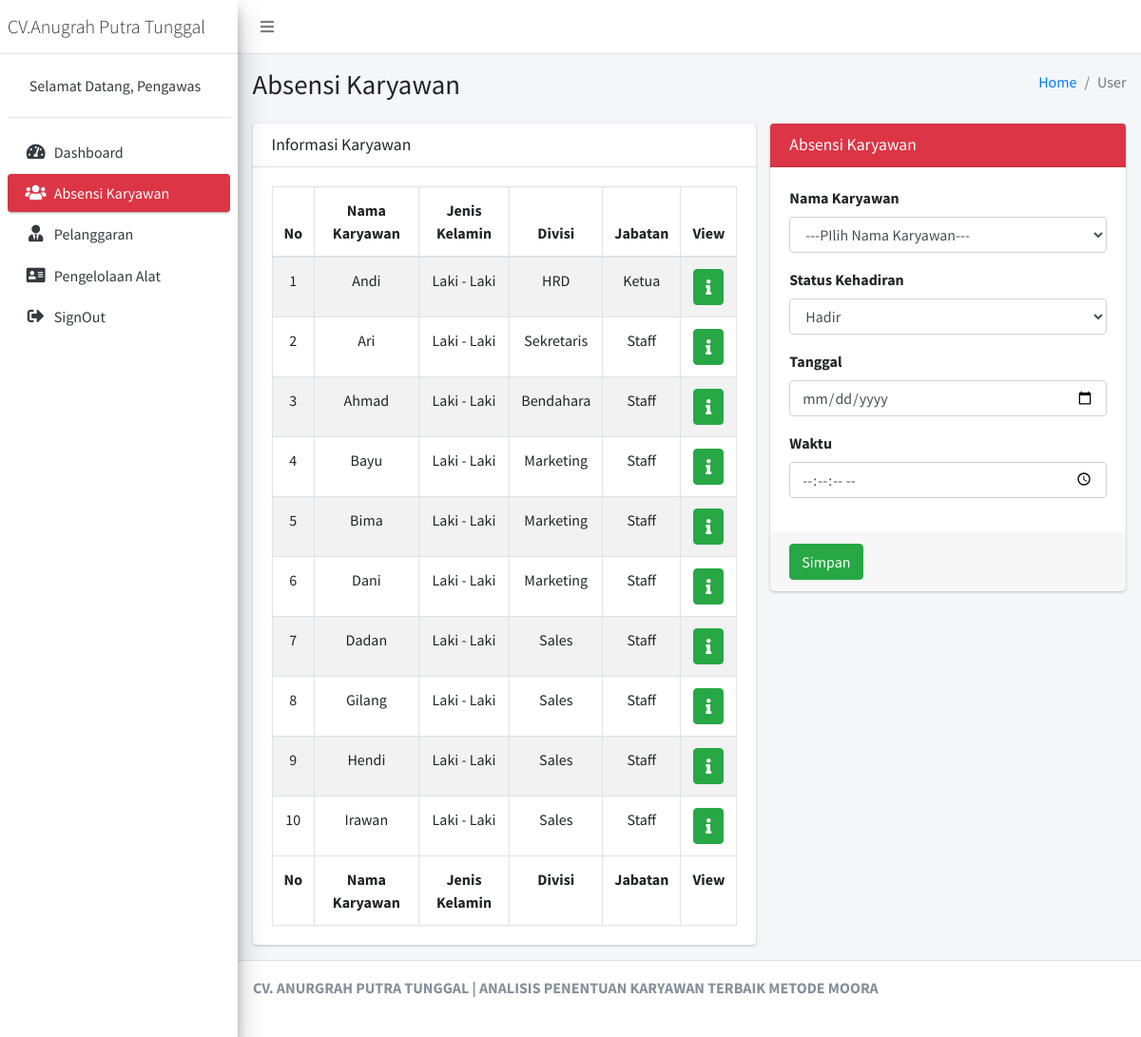
/Pengawas/cAbsensi (signed in), run on an earlier commit of the app's database.
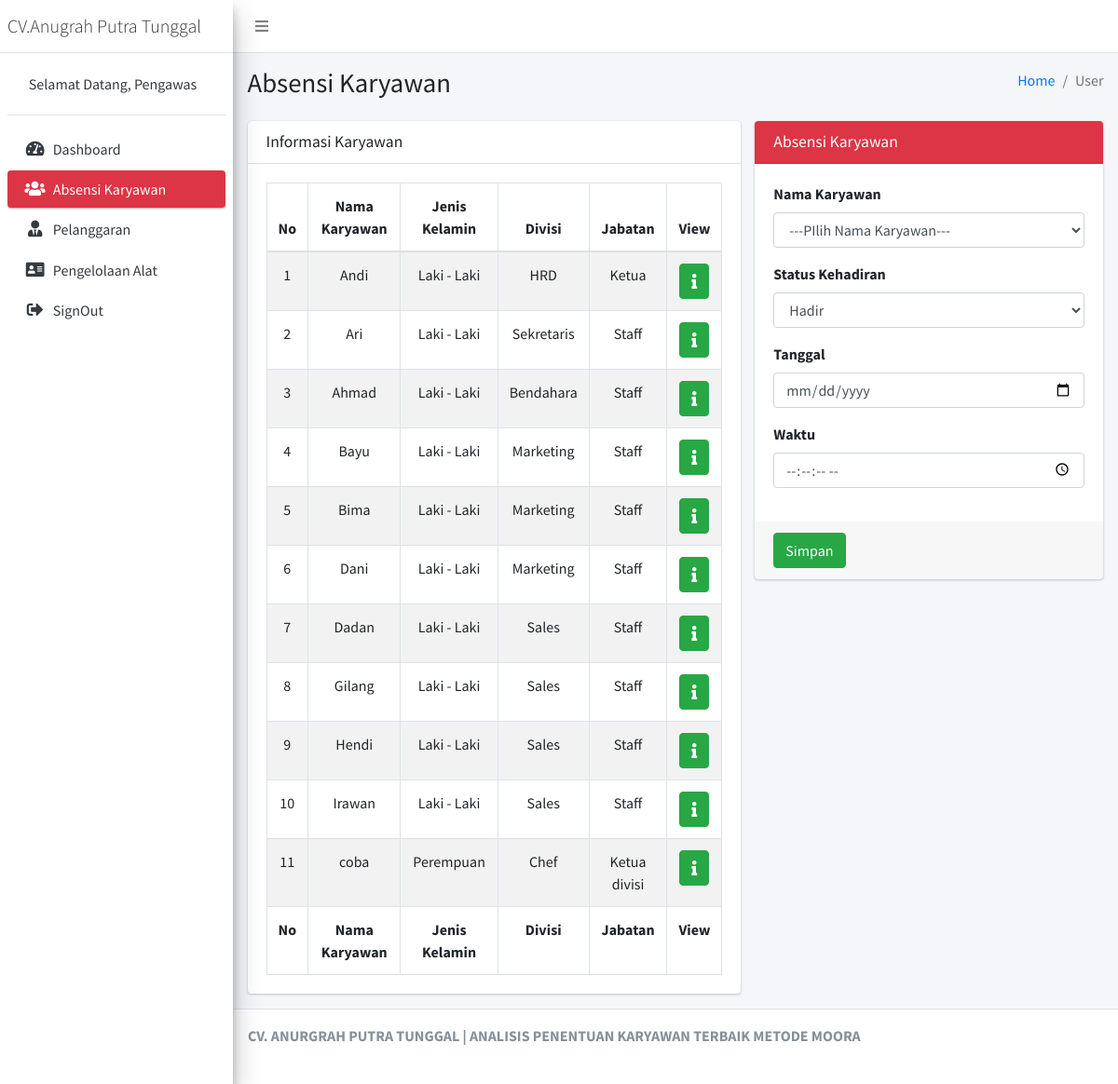
And on a later commit of the database.
### tables this page shows
CREATE TABLE `tbl_karyawan` (
  `id_karyawan` int(11) NOT NULL,
  `nama_karyawan` varchar(125) NOT NULL,
  `jk_karyawan` varchar(125) NOT NULL,
  `alamat_karyawan` text NOT NULL,
  `no_hp_karyawan` varchar(125) NOT NULL,
  `divisi` varchar(125) NOT NULL,
  `jabatan` varchar(125) NOT NULL,
  `tgl_mulai` varchar(125) NOT NULL
);

### application/controllers/Pengawas/cAbsensi.php (called while the page is built, shortened)
<?php
class cAbsensi extends CI_Controller
{
	public function __construct()
	{
		$this->load->model('mAbsensi');
	}
	public function index()
	{
		$data = array(
			'karyawan' => $this->mAbsensi->karyawan()
		);
		$this->load->view('Pengawas/Layout/head');
		$this->load->view('Pengawas/Layout/aside');
		$this->load->view('Pengawas/vAbsensi', $data);
		$this->load->view('Pengawas/Layout/footer');
	}
}

### index.php (called while the page is built, shortened)
<?php
require_once BASEPATH.'core/CodeIgniter.php';

### application/models/mAbsensi.php (called while the page is built, shortened)
<?php
class mAbsensi extends CI_Model
{
	public function karyawan()
	{
		$this->db->select('*');
		$this->db->from('tbl_karyawan');
		return $this->db->get()->result();
	}
}

### application/views/Pengawas/vAbsensi.php (the view, shortened to what this page needs)
<div class="content-wrapper">
	<section class="content-header">
		<div class="container-fluid">
			<div class="row mb-2">
				<div class="col-sm-6">
					<h1>Absensi Karyawan</h1>
				</div>
				<div class="col-sm-6">
					<ol class="breadcrumb float-sm-right">
						<li class="breadcrumb-item"><a href="#">Home</a></li>
						<li class="breadcrumb-item active">User</li>
					</ol>
				</div>
			</div>
		</div>
	</section>
	<section class="content">
		<div class="container-fluid">
			<div class="row">
				<div class="col-7  ">
					<div class="card">
						<div class="card-header">
							<h3 class="card-title">Informasi Karyawan</h3>
						</div>
						<div class="card-body">
							<table id="example1" class="table table-bordered table-striped">
								<thead>
									<tr>
										<th class="text-center">No</th>
										<th class="text-center">Nama Karyawan</th>
										<th class="text-center">Jenis Kelamin</th>
										<th class="text-center">Divisi</th>
										<th class="text-center">Jabatan</th>
										<th class="text-center">View</th>
									</tr>
								</thead>
								<tbody>
									<?php
									$no = 1;
									foreach ($karyawan as $key => $value) {
									?>
										<tr>
											<td class="text-center"><?= $no++ ?></td>
											<td class="text-center"><?= $value->nama_karyawan ?></td>
											<td class="text-center"><?= $value->jk_karyawan ?></td>
											<td class="text-center"><?= $value->divisi ?></td>
											<td class="text-center"><?= $value->jabatan ?></td>
											<td class="text-center">
												<div class="btn-group">
													<a href="<?= base_url('Pengawas/cAbsensi/view/' . $value->id_karyawan) ?>" class="btn btn-success"><i class="fas fa-info"></i></a>
												</div>
											</td>
										</tr>
									<?php
									}
									?>
								</tbody>
								<tfoot>
									<tr>
										<th class="text-center">No</th>
										<th class="text-center">Nama Karyawan</th>
										<th class="text-center">Jenis Kelamin</th>
										<th class="text-center">Divisi</th>
										<th class="text-center">Jabatan</th>
										<th class="text-center">View</th>
									</tr>
								</tfoot>
							</table>
						</div>
					</div>
				</div>
				<div class="col-md-5">
					<div class="card card-danger">
						<div class="card-header">
							<h3 class="card-title">Absensi Karyawan</h3>
						</div>
						<form role="form" action="<?= base_url('Pengawas/cAbsensi/create') ?>" method="POST">
							<div class="card-body">
								<div class="form-group">
									<label for="exampleInputEmail1">Nama Karyawan</label>
									<select class="form-control" name="karyawan">
										<option>---PIlih Nama Karyawan---</option>
									</select>
								</div>
								<div class="form-group">
									<label for="exampleInputPassword1">Status Kehadiran</label>
									<select class="form-control" name="status">
										<option value="1">Hadir</option>
									</select>
								</div>
								<div class="form-group">
									<label for="exampleInputPassword1">Tanggal</label>
									<input type="date" name="tgl" class="form-control" id="exampleInputPassword1" placeholder="Password">
								</div>
								<div class="form-group">
									<label for="exampleInputPassword1">Waktu</label>
									<input type="time" name="time" step="1" class="form-control" id="exampleInputPassword1" placeholder="Password">
								</div>
							</div>
							<div class="card-footer">
								<button type="submit" class="btn btn-success">Simpan</button>
							</div>
						</form>
					</div>
				</div>
			</div>
		</div>
	</section>
</div>

What changed in the data, as far as the page shows it:
added tbl_karyawan: nama_karyawan "coba", jk_karyawan "Perempuan", divisi "Chef", jabatan "Ketua divisi"
